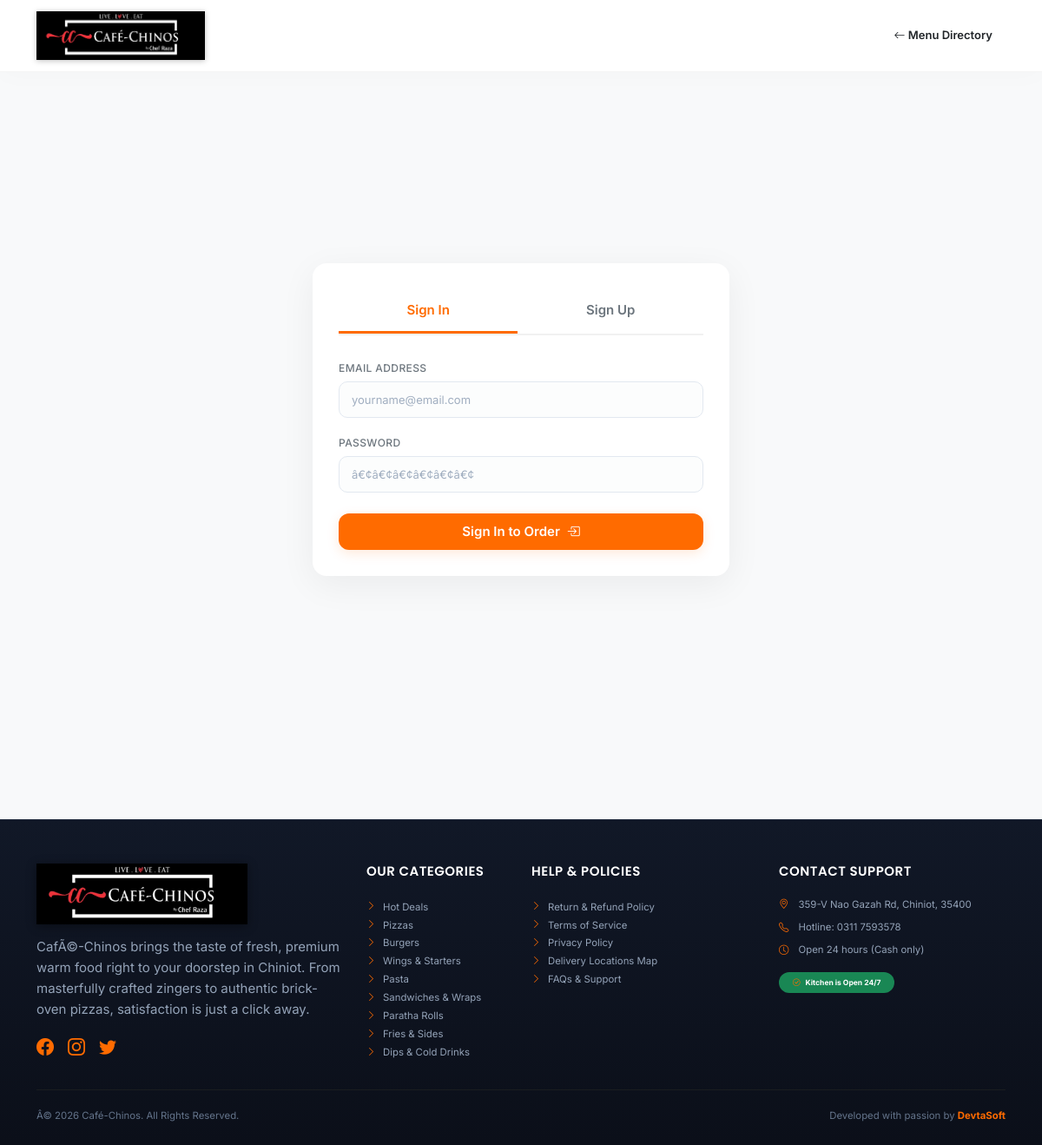
The page /login.php on the database its author committed.
### tables this page shows
CREATE TABLE `categories` (
  `id` int(11) NOT NULL AUTO_INCREMENT,
  `name` varchar(100) NOT NULL,
  `image` varchar(255) DEFAULT NULL,
  `display_order` int(11) DEFAULT 0,
  `status` enum('active','inactive') DEFAULT 'active',
  `created_at` timestamp NOT NULL DEFAULT current_timestamp(),
  PRIMARY KEY (`id`)
);

### includes/functions.php (called while the page is built, shortened)
<?php
function sanitize($data) {
    return htmlspecialchars(strip_tags(trim($data)));
}
function get_setting($key, $default = '') {
    $path = __DIR__ . '/settings.json';
    if (file_exists($path)) {
        $settings = json_decode(file_get_contents($path), true);
        return $settings[$key] ?? $default;
    }
    return $default;
}
?>

### login.php (the view, shortened to what this page needs)
<?php
require_once __DIR__ . '/includes/functions.php';
$active_form = 'login';
?>
<!DOCTYPE html>
<html lang="en">
<head>
    <link href="https://cdn.jsdelivr.net/npm/bootstrap@5.3.0/dist/css/bootstrap.min.css" rel="stylesheet">
    <link href="https://cdn.jsdelivr.net/npm/bootstrap-icons@1.10.0/font/bootstrap-icons.css" rel="stylesheet">
    <link href="https://cdn.jsdelivr.net/npm/sweetalert2@11/dist/sweetalert2.min.css" rel="stylesheet">
    <link href="assets/css/style.css?v=<?= time() ?>" rel="stylesheet">
</head>
<body class="bg-light">
    <nav class="navbar navbar-custom py-3">
        <div class="container">
            <a class="navbar-brand d-flex align-items-center" href="index.php">
                <img src="assets/images/logo.png" alt="CafÃ©-Chinos" class="navbar-logo" style="height:56px; width:auto; object-fit:contain; filter: drop-shadow(0 1px 3px rgba(0,0,0,0.25));">
            </a>
            <a href="index" class="btn btn-outline-yellow btn-sm"><i class="bi bi-arrow-left"></i> Menu Directory</a>
        </div>
    </nav>
    <div class="container auth-container">
        <div class="auth-card">
            <div class="auth-nav">
                <div class="auth-tab <?= $active_form === 'login' ? 'active' : '' ?>" id="tabLogin" onclick="toggleAuthForm('login')">Sign In</div>
                <div class="auth-tab <?= $active_form === 'register' ? 'active' : '' ?>" id="tabRegister" onclick="toggleAuthForm('register')">Sign Up</div>
            </div>
            <form action="login" method="POST" id="formLogin" style="display: <?= $active_form === 'login' ? 'block' : 'none' ?>;">
                <div class="mb-3">
                    <label for="email" class="form-label small fw-bold text-muted">EMAIL ADDRESS</label>
                    <input type="email" name="email" id="email" class="form-control" placeholder="yourname@email.com" required>
                </div>
                <div class="mb-4">
                    <label for="password" class="form-label small fw-bold text-muted">PASSWORD</label>
                    <input type="password" name="password" id="password" class="form-control" placeholder="â€¢â€¢â€¢â€¢â€¢â€¢" required>
                </div>
                <button type="submit" class="btn btn-primary-orange w-100 py-3 fw-bold">
                    Sign In to Order <i class="bi bi-box-arrow-in-right ms-1"></i>
                </button>
            </form>
        </div>
    </div>
    <footer class="main-footer">
        <div class="container">
            <div class="row g-4 text-start">
                <div class="col-lg-4 col-md-6">
                    <a href="index.php">
                        <img src="assets/images/logo.png" alt="CafÃ©-Chinos" style="height:70px; width:auto; object-fit:contain; filter: drop-shadow(0 2px 6px rgba(0,0,0,0.4));">
                    </a>
                    <p class="small text-muted mt-2">
                        CafÃ©-Chinos brings the taste of fresh, premium warm food right to your doorstep in Chiniot. From masterfully crafted zingers to authentic brick-oven pizzas, satisfaction is just a click away.
                    </p>
                    <div class="d-flex gap-3 mt-3">
                        <a href="#" class="text-muted"><i class="bi bi-facebook fs-5"></i></a>
                        <a href="#" class="text-muted"><i class="bi bi-instagram fs-5"></i></a>
                        <a href="#" class="text-muted"><i class="bi bi-twitter fs-5"></i></a>
                    </div>
                </div>
                <div class="col-lg-2 col-md-6 col-sm-6 col-12">
                    <h6 class="text-white fw-bold mb-3">Our Categories</h6>
                    <ul class="list-unstyled mb-0">
                        <?php
                        try {
                            $footer_cats = $pdo->query("SELECT * FROM categories WHERE status = 'active' ORDER BY id ASC")->fetchAll();
                            foreach ($footer_cats as $fc) {
                                echo '<li class="mb-2.5"><a href="index#category-' . intval($fc['id']) . '" class="footer-link small"><i class="bi bi-chevron-right me-2" style="color: var(--primary-orange); font-size: 11px; flex-shrink: 0;"></i> <span>' . sanitize($fc['name']) . '</span></a></li>';
                            }
                        } catch (Exception $e) {
                            echo '<li class="mb-2.5"><a href="index" class="footer-link small"><i class="bi bi-chevron-right me-2" style="color: var(--primary-orange); font-size: 11px; flex-shrink: 0;"></i> <span>Menu</span></a></li>';
                        }
                        ?>
                    </ul>
                </div>
                <div class="col-lg-3 col-md-6 col-sm-6 col-12">
                    <h6 class="text-white fw-bold mb-3">Help & Policies</h6>
                    <ul class="list-unstyled mb-0">
                        <li class="mb-2.5"><a href="policies.php?type=refund" class="footer-link small"><i class="bi bi-chevron-right me-2" style="color: var(--primary-orange); font-size: 11px; flex-shrink: 0;"></i> <span>Return & Refund Policy</span></a></li>
                        <li class="mb-2.5"><a href="policies.php?type=terms" class="footer-link small"><i class="bi bi-chevron-right me-2" style="color: var(--primary-orange); font-size: 11px; flex-shrink: 0;"></i> <span>Terms of Service</span></a></li>
                        <li class="mb-2.5"><a href="policies.php?type=privacy" class="footer-link small"><i class="bi bi-chevron-right me-2" style="color: var(--primary-orange); font-size: 11px; flex-shrink: 0;"></i> <span>Privacy Policy</span></a></li>
                        <li class="mb-2.5"><a href="policies.php?type=delivery" class="footer-link small"><i class="bi bi-chevron-right me-2" style="color: var(--primary-orange); font-size: 11px; flex-shrink: 0;"></i> <span>Delivery Locations Map</span></a></li>
                        <li class="mb-2.5"><a href="policies.php?type=faq" class="footer-link small"><i class="bi bi-chevron-right me-2" style="color: var(--primary-orange); font-size: 11px; flex-shrink: 0;"></i> <span>FAQs & Support</span></a></li>
                    </ul>
                </div>
                <div class="col-lg-3 col-md-6">
                    <h6 class="text-white fw-bold mb-3">Contact Support</h6>
                    <ul class="list-unstyled mb-0 text-muted small">
                        <li class="mb-2"><i class="bi bi-geo-alt text-orange me-2"></i> <?= sanitize(get_setting('address', '359-V Nao Gazah Rd, Chiniot, 35400')) ?></li>
                        <li class="mb-2"><i class="bi bi-telephone text-orange me-2"></i> Hotline: <?= sanitize(get_setting('contact_number', '0311 7593578')) ?></li>
                        <li class="mb-2"><i class="bi bi-clock text-orange me-2"></i> <?= sanitize(get_setting('hours', 'Open 24 hours')) ?> (<?= sanitize(get_setting('service_options', 'Cash only')) ?>)</li>
                        <li class="mt-3">
                            <span class="badge bg-success py-2 px-3 rounded-pill"><i class="bi bi-check-circle me-1"></i> Kitchen is Open 24/7</span>
                        </li>
                    </ul>
                </div>
            </div>
            <div class="main-footer-bottom text-center small text-muted">
                <div class="row align-items-center">
                    <div class="col-md-6 text-md-start mb-2 mb-md-0">
                        Â© <?= date('Y') ?> <?= sanitize(get_setting('restaurant_name', 'CafÃ©-Chinos')) ?>. All Rights Reserved.
                    </div>
                    <div class="col-md-6 text-md-end">
                        Developed with passion by <strong style="color: var(--primary-orange);">DevtaSoft</strong>
                    </div>
                </div>
            </div>
        </div>
    </footer>
</body>
</html>

### login.php (style rules this page uses)
.auth-container { min-height: 100vh; display: flex; align-items: center; justify-content: center; padding: 40px 0; }
.auth-card { width: 480px; background: #fff; border-radius: var(--border-radius-lg); box-shadow: 0 10px 40px rgba(0,0,0,0.06); border: none; padding: 30px; }
.auth-nav { display: flex; border-bottom: 2px solid #f1f1f1; margin-bottom: 25px; }
.auth-tab { flex-grow: 1; text-align: center; padding: 12px; font-weight: 600; cursor: pointer; color: #6c757d; border-bottom: 3px solid transparent; transition: all 0.2s; }
.auth-tab.active { color: var(--primary-orange); border-bottom-color: var(--primary-orange); }

### rows shown on the page
categories: name "Hot Deals"
categories: name "Pizzas"
categories: name "Burgers"
categories: name "Wings & Starters"
categories: name "Pasta"
categories: name "Sandwiches & Wraps"
categories: name "Paratha Rolls"
categories: name "Fries & Sides"
categories: name "Dips & Cold Drinks"

### other values the page prints
get_setting('address', '359-V Nao Gazah Rd, Chiniot, 35400') "359-V Nao Gazah Rd, Chiniot, 35400"
get_setting('contact_number', '0311 7593578') "0311 7593578"
get_setting('hours', 'Open 24 hours') "Open 24 hours"
get_setting('service_options', 'Cash only') "Cash only"
get_setting('restaurant_name', 'CafÃ©-Chinos') "Café-Chinos"
